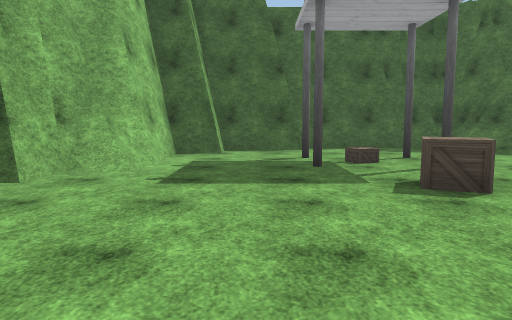
[1] (above)

19 first-person views from a walk through a 3-D level made in the Unity game engine. The camera is 1.4 m above the floor, tilts 6° down and sees 70° across. The floor is counted in squares, 2 m on a side. Each view is taken from the middle of a square. On the plan, view 1 faces up. The plan holds only what a view shows up to about 11 squares ahead; the rest is blank. The place goes on beyond the plan. The player is left out. Some animated figures are not drawn. Some surface patterns are stand-ins.

[2]
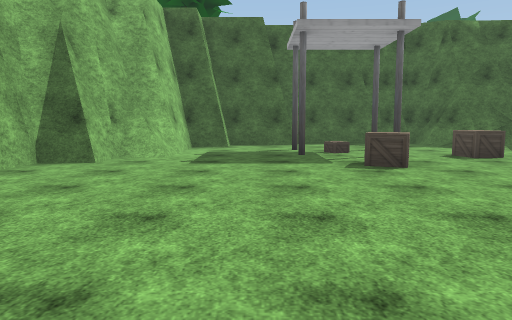

[3]
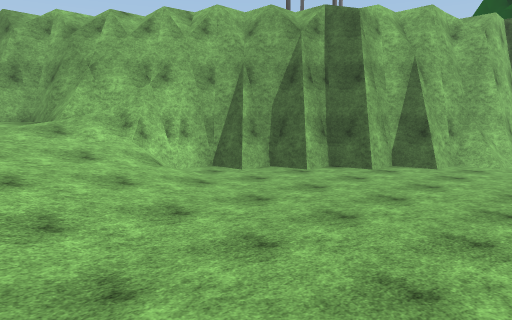

[4]
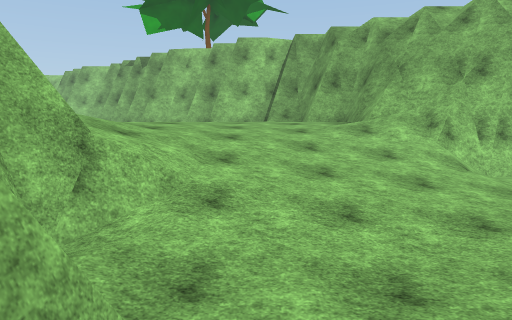

[5]
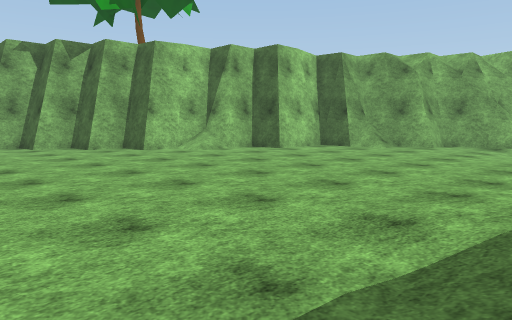

[6]
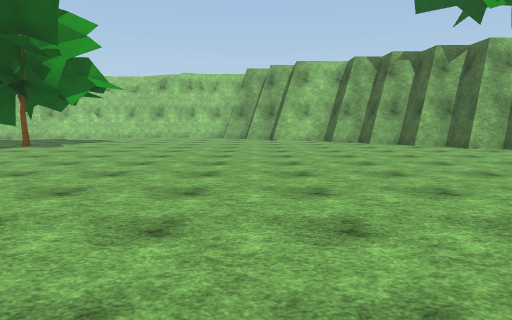

[7]
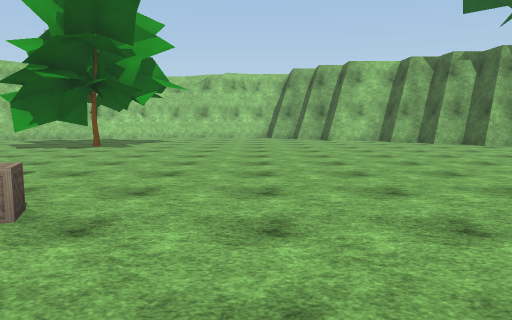

[8]
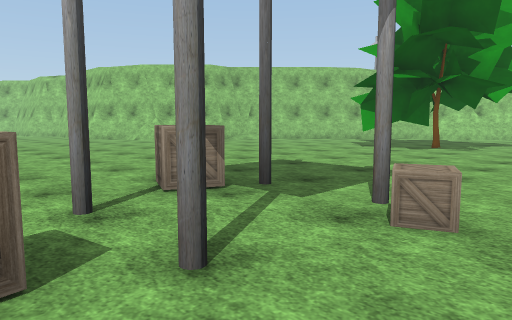

[9]
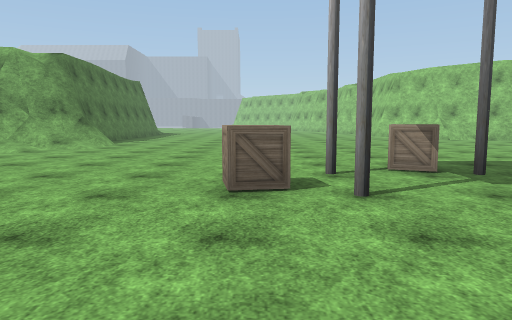

[10]
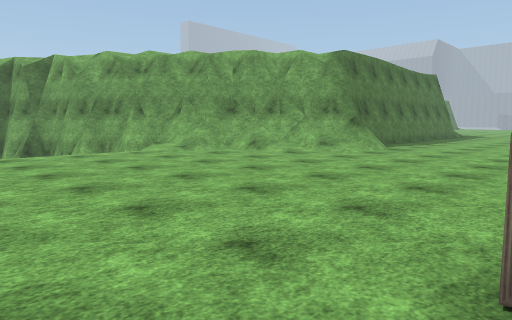

[11]
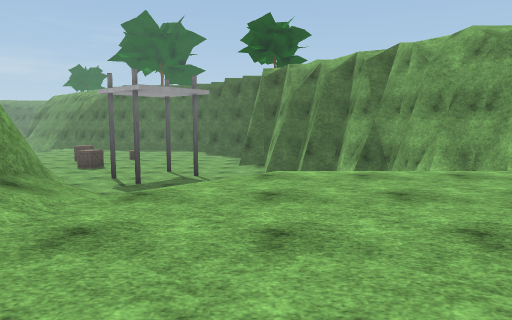

[12]
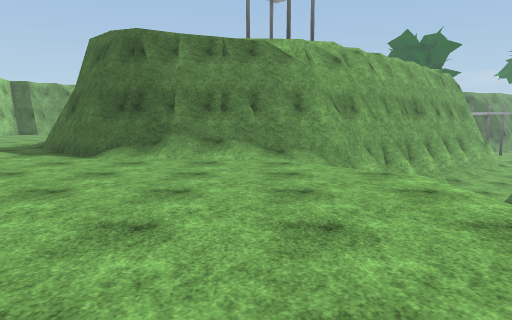

[13]
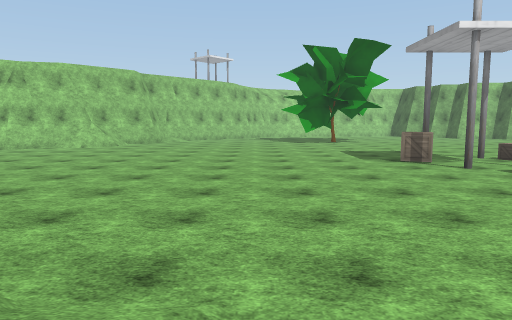

[14]
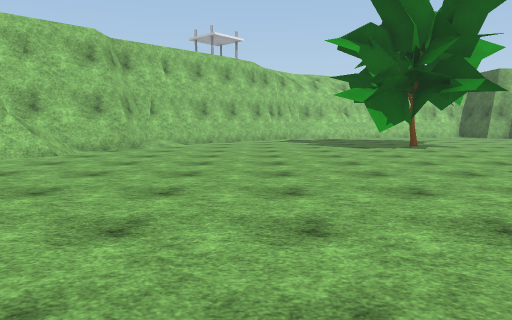

[15]
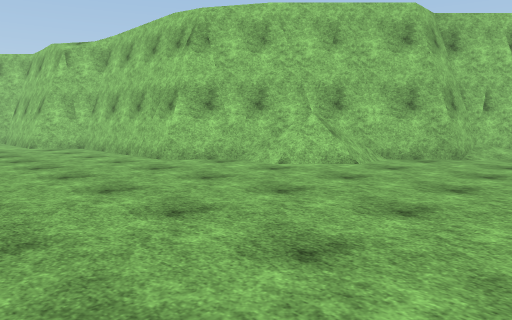

[16]
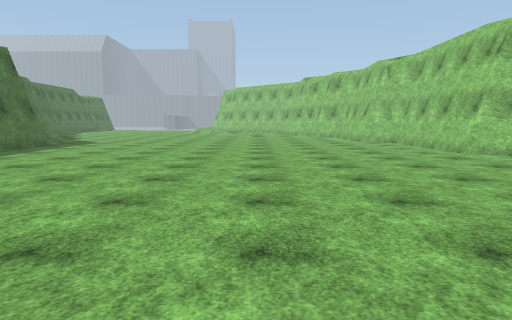

[17]
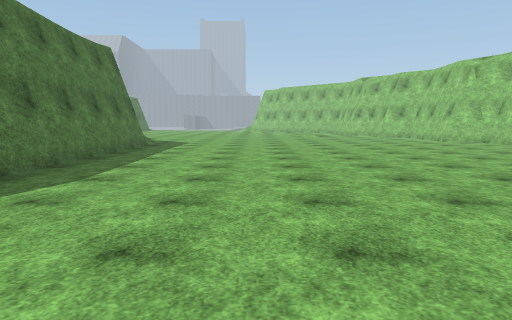

[18]
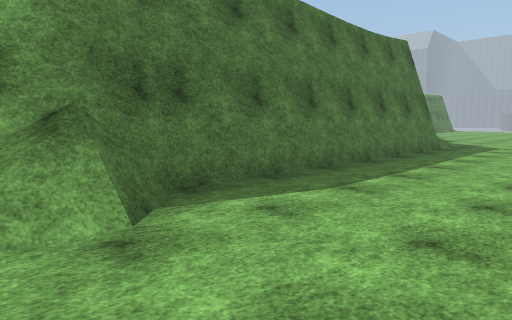

[19]
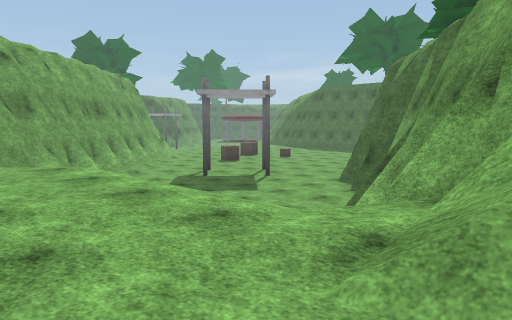

### Floor plan
Key: @ floor where view 1 was taken; # wall or solid block; . main floor; - floor 0.75 m lower than the main floor; _ floor 2 m lower than the main floor; : floor 2.5 m higher than the main floor; / step, stairs or slope; C crate; T tree.
Columns run from 17 left of view 1 to 8 right of it. Each row starts with its distance up from view 1.
 10                   ######
  9                 ###___/##
  8                ##______/-
  7                #_______/
  6               ##________
  5              ##/_____C_
  4             ##/____C__
  3            ##/________
  2           ##/________
  1          ##/________
  0         ###//____@__
 -1        ##/////_____
 -2      ###./////____
 -3     ##/..//////__
 -4     #.....////// /
 -5    ##.....//////#
 -6   ##.......///#
 -7   #/.......
 -8  ##........
 -9 ##.........
-10 #........../
-11 .........../
-12 .........../          ##/_
-13 .........../#        ##/__
-14 ............##      ##/__#
-15 .............######## __#
-16 ..............//////  ___
-17 ................../   ____
-18 .................../  ____
-19 ........C...........   ___
-20 ..........#C........   __#
-21 ........#C#........./   ##
-22 TT..................//##
-23 ..#................//##
-24 ..................//##
-25 .................//:#
-26 ................//###
-27 ................/##
-28 /.............../#
-29 #/...............#
-30 ###..............#
-31   ###............#
-32     #............#
-33     ##...........#
-34      #...........#
-35      #...........#
-36      #...........#

Positions as (right, up) in squares from view 1, and headings:
1: (0, 0), facing up
2: (0, -2), facing up
3: (0, -4), facing up-left
4: (0, -4), facing left
5: (-6, -13), facing up-left
6: (-6, -15), facing left
7: (-6, -17), facing left
8: (-6, -18), facing down-left
9: (-6, -16), facing down
10: (-6, -18), facing down-right
11: (-3, -18), facing right
12: (0, -23), facing up
13: (0, -25), facing left
14: (-6, -26), facing left
15: (-8, -27), facing down-left
16: (-7, -25), facing down
17: (-4, -25), facing down
18: (-4, -26), facing down-right
19: (0, -24), facing up-right
